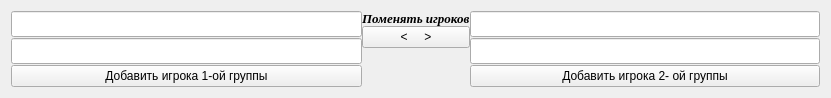
   <widget class="QWidget" name="layoutWidget">
    <property name="geometry">
     <rect>
      <x>271</x>
      <y>620</y>
      <width>831</width>
      <height>91</height>
     </rect>
    </property>
    <layout class="QHBoxLayout" name="horizontalLayout_7">
     <property name="spacing">
      <number>0</number>
     </property>
     <item>
      <layout class="QVBoxLayout" name="verticalLayout_13">
       <property name="spacing">
        <number>1</number>
       </property>
       <item>
        <widget class="QLineEdit" name="lineEdit_change_pl1">
         <property name="sizePolicy">
          <sizepolicy hsizetype="Expanding" vsizetype="Fixed">
           <horstretch>0</horstretch>
           <verstretch>0</verstretch>
          </sizepolicy>
         </property>
         <property name="font">
          <font>
           <family>Times New Roman</family>
           <pointsize>11</pointsize>
           <italic>true</italic>
          </font>
         </property>
        </widget>
       </item>
       <item>
        <widget class="QLineEdit" name="lineEdit_change_pl1_2">
         <property name="sizePolicy">
          <sizepolicy hsizetype="Expanding" vsizetype="Fixed">
           <horstretch>0</horstretch>
           <verstretch>0</verstretch>
          </sizepolicy>
         </property>
         <property name="font">
          <font>
           <family>Times New Roman</family>
           <pointsize>11</pointsize>
           <italic>true</italic>
          </font>
         </property>
        </widget>
       </item>
       <item>
        <widget class="QPushButton" name="Button_add_pl1">
         <property name="text">
          <string>Добавить игрока 1-ой группы</string>
         </property>
        </widget>
       </item>
      </layout>
     </item>
     <item>
      <layout class="QVBoxLayout" name="verticalLayout_43">
       <item>
        <widget class="QLabel" name="label_59">
         <property name="font">
          <font>
           <family>Times New Roman</family>
           <pointsize>10</pointsize>
           <weight>75</weight>
           <italic>true</italic>
           <bold>true</bold>
          </font>
         </property>
         <property name="text">
          <string>Поменять игроков</string>
         </property>
        </widget>
       </item>
       <item>
        <widget class="QPushButton" name="Button_change_player">
         <property name="text">
          <string>&lt;     &gt;</string>
         </property>
        </widget>
       </item>
       <item>
        <spacer name="verticalSpacer">
         <property name="orientation">
          <enum>Qt::Vertical</enum>
         </property>
         <property name="sizeHint" stdset="0">
          <size>
           <width>20</width>
           <height>40</height>
          </size>
         </property>
        </spacer>
       </item>
      </layout>
     </item>
     <item>
      <layout class="QVBoxLayout" name="verticalLayout_42">
       <property name="spacing">
        <number>1</number>
       </property>
       <item>
        <widget class="QLineEdit" name="lineEdit_change_pl2">
         <property name="font">
          <font>
           <family>Times New Roman</family>
           <pointsize>11</pointsize>
           <italic>true</italic>
          </font>
         </property>
        </widget>
       </item>
       <item>
        <widget class="QLineEdit" name="lineEdit_change_pl2_2">
         <property name="font">
          <font>
           <family>Times New Roman</family>
           <pointsize>11</pointsize>
           <italic>true</italic>
          </font>
         </property>
        </widget>
       </item>
       <item>
        <widget class="QPushButton" name="Button_add_pl2">
         <property name="text">
          <string>Добавить игрока 2- ой группы</string>
         </property>
        </widget>
       </item>
      </layout>
     </item>
    </layout>
   </widget>
